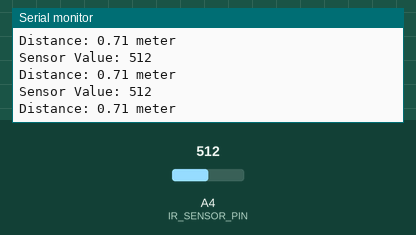
The sketch below on a simulated Arduino Uno, built with avr-gcc and run on an emulated ATmega328P. Shown: the last lines printed to the serial monitor. The test bench sets the inputs (shaded band); at power-on: A4 (IR_SENSOR_PIN) = 512.

Above: at 1.2 s.
1.3 s: A4 (IR_SENSOR_PIN) set to 716
At 1.56 s:
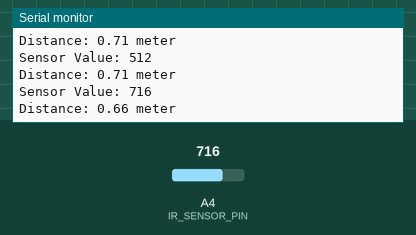
2.8 s: A4 (IR_SENSOR_PIN) set to 900
At 2.97 s:
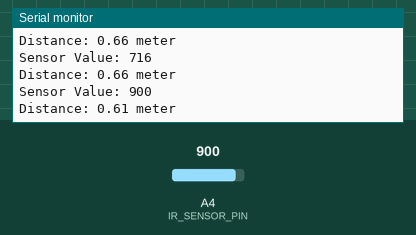
Timing chart, 0 to 5.8 s (numbered marks = the images above; inputs shaded):
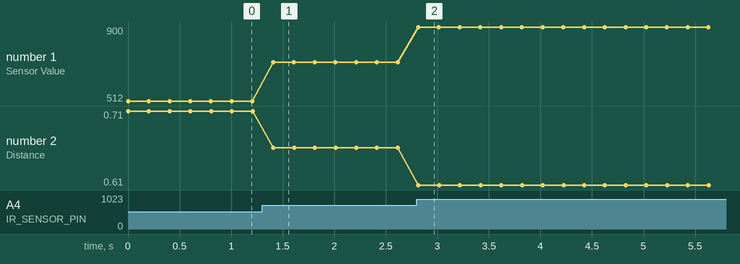

The sketch:

IR_sensor_Measerment.ino
```cpp
#define IR_SENSOR_PIN 4  // Analog-capable GPIO

void setup() {
  Serial.begin(115200);
  pinMode(IR_SENSOR_PIN, INPUT);
}

void loop() {
  int sensorValue = analogRead(IR_SENSOR_PIN);

  // Example: Map sensor values 100 (far) to 3000 (near) to 0.8m to 0.1m
  // Adjust mapping values based on your sensor's real behavior!
  float distance_cm = map(sensorValue, 100, 3000, 80, 10); // distance in cm
  float distance_m = distance_cm / 100.0; // convert to meters

  Serial.print("Sensor Value: ");
  Serial.println(sensorValue);

  // If distance < 0.2m (20cm), display 0 meter, else display the actual distance in meters
  if (distance_m < 0.2) {
    Serial.println("Distance: 0 meter");
  } else {
    Serial.print("Distance: ");
    Serial.print(distance_m, 2); // show 2 decimal points
    Serial.println(" meter");
  }

  delay(200);
}
```

Measured:
- after the input at 1.3 s, the serial monitor: prints a new line after 0.11 s (image 1)
- after the input at 2.8 s, the serial monitor: prints a new line at once (image 2)
- plotted number 1: 512 → 716 after the input at 1.3 s, 716 → 900 after the input at 2.8 s
- plotted number 2: 0.71 → 0.66 after the input at 1.3 s, 0.66 → 0.61 after the input at 2.8 s
